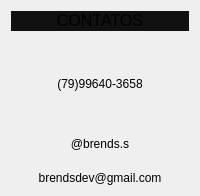
            <widget class="QWidget" name="pg_contatos">
             <layout class="QVBoxLayout" name="verticalLayout_11">
              <item>
               <layout class="QVBoxLayout" name="verticalLayout_9">
                <item>
                 <widget class="QLabel" name="label_12">
                  <property name="sizePolicy">
                   <sizepolicy hsizetype="Expanding" vsizetype="Expanding">
                    <horstretch>0</horstretch>
                    <verstretch>0</verstretch>
                   </sizepolicy>
                  </property>
                  <property name="minimumSize">
                   <size>
                    <width>0</width>
                    <height>20</height>
                   </size>
                  </property>
                  <property name="maximumSize">
                   <size>
                    <width>16777215</width>
                    <height>130</height>
                   </size>
                  </property>
                  <property name="styleSheet">
                   <string notr="true">background-color: rgb(17, 17, 17);</string>
                  </property>
                  <property name="text">
                   <string>&lt;html&gt;&lt;head/&gt;&lt;body&gt;&lt;p align=&quot;center&quot;&gt;&lt;span style=&quot; font-size:12pt;&quot;&gt;CONTATOS&lt;/span&gt;&lt;/p&gt;&lt;/body&gt;&lt;/html&gt;</string>
                  </property>
                 </widget>
                </item>
                <item>
                 <widget class="QLabel" name="label_5">
                  <property name="sizePolicy">
                   <sizepolicy hsizetype="Expanding" vsizetype="Expanding">
                    <horstretch>0</horstretch>
                    <verstretch>0</verstretch>
                   </sizepolicy>
                  </property>
                  <property name="maximumSize">
                   <size>
                    <width>800</width>
                    <height>90</height>
                   </size>
                  </property>
                  <property name="layoutDirection">
                   <enum>Qt::LeftToRight</enum>
                  </property>
                  <property name="text">
                   <string>&lt;html&gt;&lt;head/&gt;&lt;body&gt;&lt;p align=&quot;center&quot;&gt;&lt;br/&gt;&lt;/p&gt;&lt;p align=&quot;center&quot;&gt;(79)99640-3658&lt;/p&gt;&lt;/body&gt;&lt;/html&gt;</string>
                  </property>
                 </widget>
                </item>
                <item>
                 <widget class="QLabel" name="label_7">
                  <property name="sizePolicy">
                   <sizepolicy hsizetype="Expanding" vsizetype="Expanding">
                    <horstretch>0</horstretch>
                    <verstretch>0</verstretch>
                   </sizepolicy>
                  </property>
                  <property name="maximumSize">
                   <size>
                    <width>800</width>
                    <height>90</height>
                   </size>
                  </property>
                  <property name="text">
                   <string>&lt;html&gt;&lt;head/&gt;&lt;body&gt;&lt;p align=&quot;center&quot;&gt;&lt;br/&gt;&lt;/p&gt;&lt;p align=&quot;center&quot;&gt;@brends.s&lt;/p&gt;&lt;/body&gt;&lt;/html&gt;</string>
                  </property>
                 </widget>
                </item>
                <item>
                 <widget class="QLabel" name="label_9">
                  <property name="sizePolicy">
                   <sizepolicy hsizetype="Expanding" vsizetype="Expanding">
                    <horstretch>0</horstretch>
                    <verstretch>0</verstretch>
                   </sizepolicy>
                  </property>
                  <property name="maximumSize">
                   <size>
                    <width>800</width>
                    <height>90</height>
                   </size>
                  </property>
                  <property name="text">
                   <string>&lt;html&gt;&lt;head/&gt;&lt;body&gt;&lt;p align=&quot;center&quot;&gt;&lt;br/&gt;brendsdev@gmail.com&lt;/p&gt;&lt;/body&gt;&lt;/html&gt;</string>
                  </property>
                 </widget>
                </item>
               </layout>
              </item>
             </layout>
            </widget>
